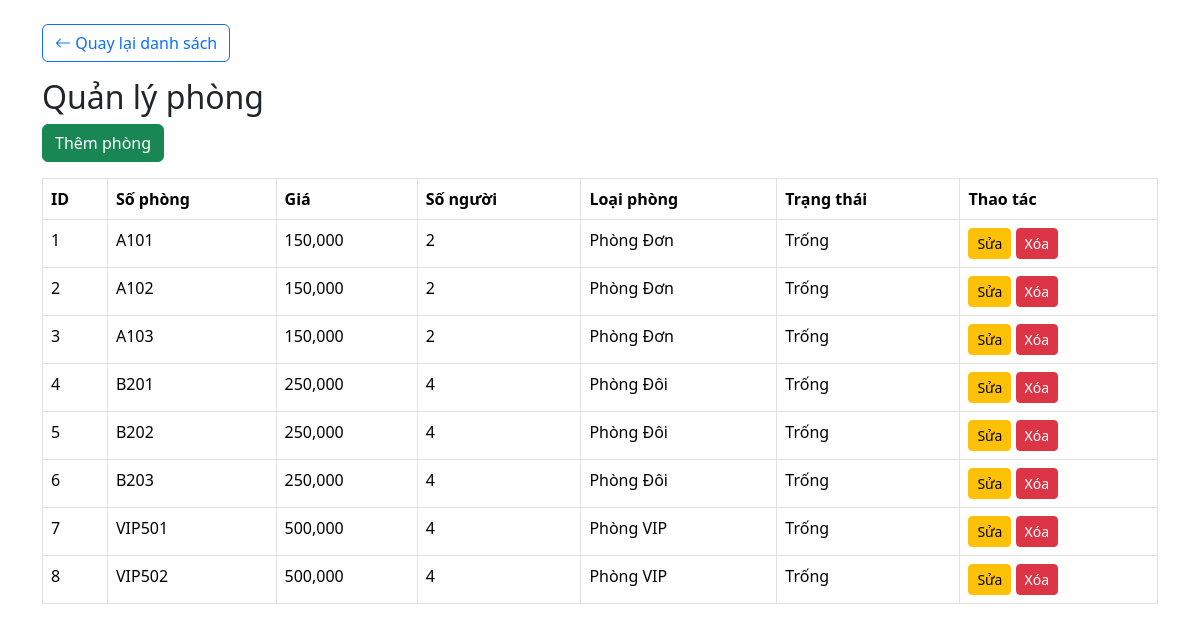
The app's page /modules/rooms/index.php (signed in), older data.
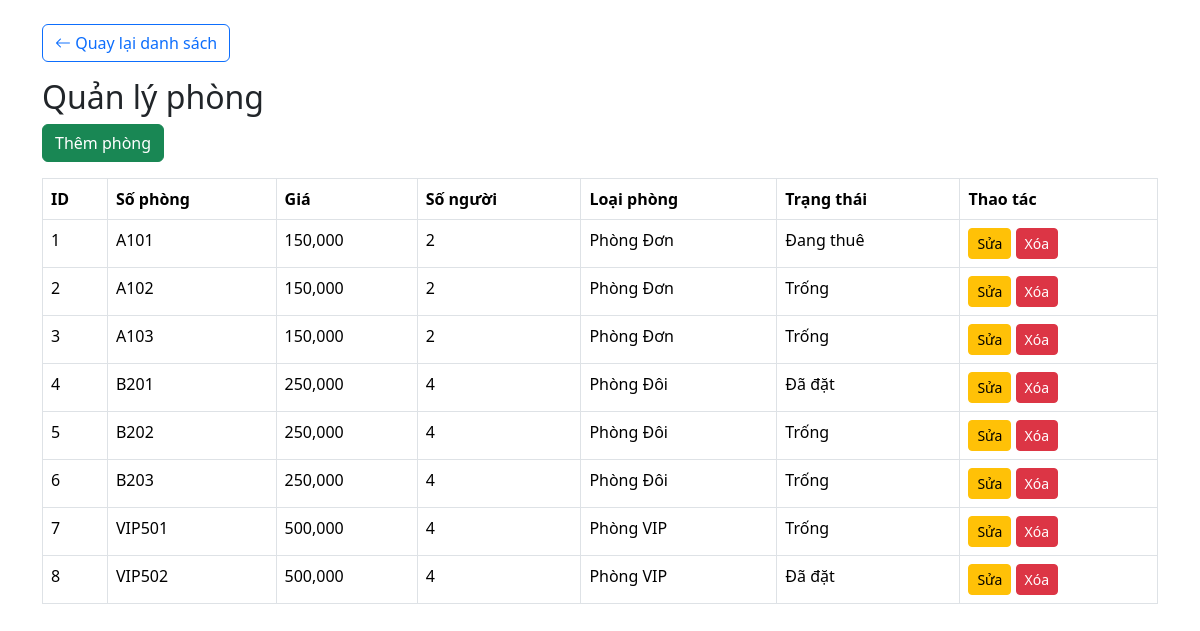
The same page, newer data.
### tables this page shows
CREATE TABLE rooms (
    room_id INT AUTO_INCREMENT PRIMARY KEY,
    room_number VARCHAR(20) NOT NULL UNIQUE,
    room_type_id INT NOT NULL,
        status ENUM(
            'Trống', 
            'Đã đặt', 
            'Đang thuê', 
            'Bảo trì'
        ) DEFAULT 'Trống',

    FOREIGN KEY (room_type_id) 
    REFERENCES room_types(room_type_id)
);

CREATE TABLE room_types (
    room_type_id INT AUTO_INCREMENT PRIMARY KEY,
    type_name VARCHAR(100) NOT NULL,
    price INT NOT NULL COMMENT 'Giá phòng VNĐ',
    max_people INT NOT NULL,
    description TEXT
);

### modules/rooms/index.php (the view, shortened to what this page needs)
<?php
    include '../../config/database.php';
    $conn = $conn;
?>
<!DOCTYPE html>
<html>
<head>
    <link href="https://cdn.jsdelivr.net/npm/bootstrap@5.3.3/dist/css/bootstrap.min.css"
        rel="stylesheet">
    <link href="https://cdn.jsdelivr.net/npm/bootstrap-icons@1.11.3/font/bootstrap-icons.min.css"
        rel="stylesheet">
</head>
<body>
    <div class="container mt-4">
        <a href="../../dashboard.php"class="btn btn-outline-primary mb-3">
            <i class="bi bi-arrow-left"></i>
            Quay lại danh sách
        </a>
        <h2>Quản lý phòng</h2>
        <a href="create.php" class="btn btn-success mb-3">
            Thêm phòng
        </a>
        <table class="table table-bordered">
            <tr>
                <th>ID</th>
                <th>Số phòng</th>
                <th>Giá</th>
                <th>Số người</th>
                <th>Loại phòng</th>
                <th>Trạng thái</th>
                <th>Thao tác</th>
            </tr>
            <?php
                $sql = "SELECT r.*, rt.type_name, rt.price, rt.max_people FROM rooms r JOIN room_types rt ON r.room_type_id = rt.room_type_id";
                $result = mysqli_query($conn,$sql);
                while($row = mysqli_fetch_assoc($result)){
                ?>
                    <tr>
                        <td><?= $row['room_id']; ?></td>
                        <td><?= $row['room_number']; ?></td>
                        <td><?= number_format($row['price']); ?></td>
                        <td><?= $row['max_people']; ?></td>
                        <td><?= $row['type_name']; ?></td>
                        <td><?= $row['status']; ?></td>
                        <td>
                            <a href="edit.php?id=<?= $row['room_id']; ?>"
                                class="btn btn-warning btn-sm">
                                Sửa
                            </a>
                            <a href="delete.php?id=<?= $row['room_id']; ?>"
                                class="btn btn-danger btn-sm" onclick="return confirm('Xóa?')">
                                Xóa
                            </a>
                        </td>
                    </tr>
                <?php
                }
            ?>
        </table>
    </div>
</body>
</html>

Row changes from the older to the newer data that the page shows:
changed rooms id 1: status "Trống" → "Đang thuê"
changed rooms id 4: status "Trống" → "Đã đặt"
changed rooms "VIP502": status "Trống" → "Đã đặt"
